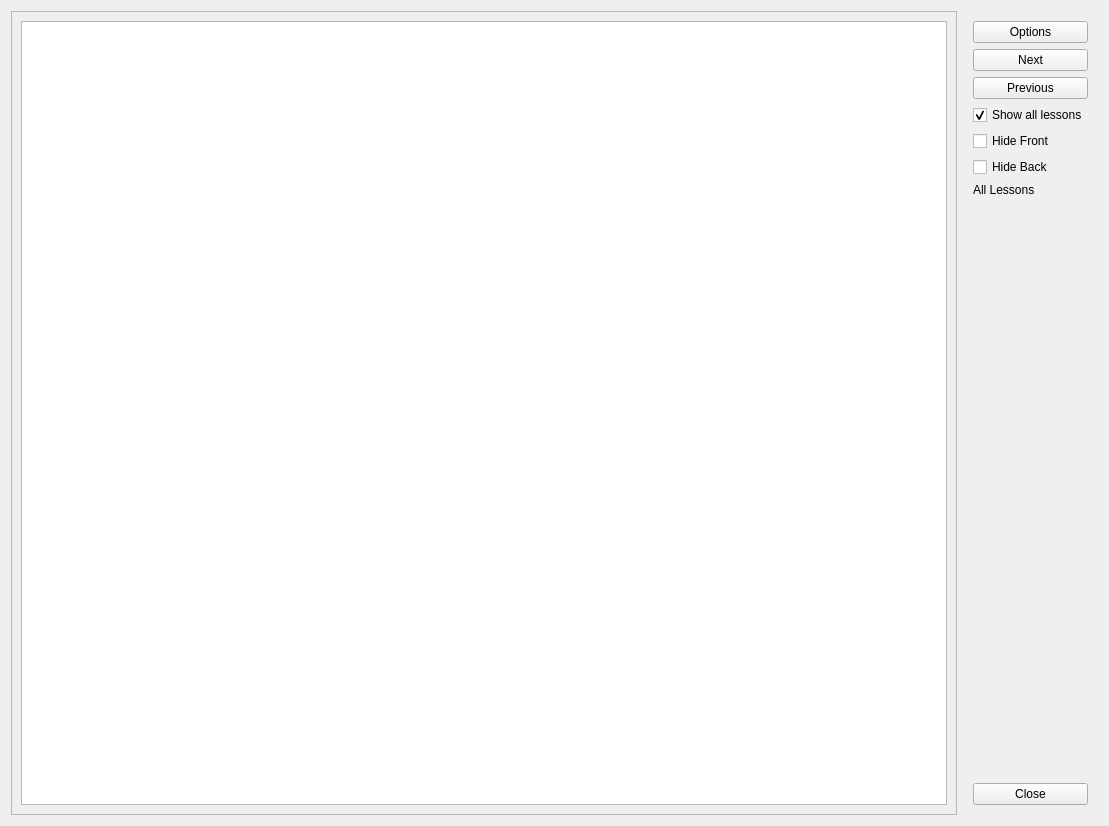
<?xml version="1.0" encoding="UTF-8"?>
<ui version="4.0">
 <class>CardList</class>
 <widget class="QWidget" name="CardList">
  <property name="geometry">
   <rect>
    <x>0</x>
    <y>0</y>
    <width>1109</width>
    <height>826</height>
   </rect>
  </property>
  <property name="windowTitle">
   <string>Form</string>
  </property>
  <layout class="QGridLayout" name="gridLayout">
   <item row="0" column="0">
    <layout class="QHBoxLayout" name="horizontalLayout_2">
     <property name="rightMargin">
      <number>0</number>
     </property>
     <item>
      <layout class="QVBoxLayout" name="verticalLayout">
       <property name="rightMargin">
        <number>0</number>
       </property>
       <item>
        <widget class="QScrollArea" name="scrollArea">
         <property name="maximumSize">
          <size>
           <width>16777215</width>
           <height>16777215</height>
          </size>
         </property>
         <property name="widgetResizable">
          <bool>true</bool>
         </property>
         <widget class="QWidget" name="scrollAreaWidgetContents">
          <property name="geometry">
           <rect>
            <x>0</x>
            <y>0</y>
            <width>959</width>
            <height>802</height>
           </rect>
          </property>
          <property name="sizePolicy">
           <sizepolicy hsizetype="Expanding" vsizetype="Expanding">
            <horstretch>0</horstretch>
            <verstretch>0</verstretch>
           </sizepolicy>
          </property>
          <property name="maximumSize">
           <size>
            <width>16777215</width>
            <height>16777215</height>
           </size>
          </property>
          <layout class="QGridLayout" name="gridLayout_2">
           <item row="0" column="0">
            <widget class="QTableWidget" name="tableWidget">
             <property name="maximumSize">
              <size>
               <width>16777215</width>
               <height>16777215</height>
              </size>
             </property>
             <property name="font">
              <font>
               <family>MS Shell Dlg 2</family>
               <pointsize>12</pointsize>
              </font>
             </property>
             <property name="autoFillBackground">
              <bool>false</bool>
             </property>
             <property name="sizeAdjustPolicy">
              <enum>QAbstractScrollArea::AdjustToContents</enum>
             </property>
             <property name="editTriggers">
              <set>QAbstractItemView::NoEditTriggers</set>
             </property>
             <property name="selectionMode">
              <enum>QAbstractItemView::NoSelection</enum>
             </property>
             <attribute name="horizontalHeaderVisible">
              <bool>false</bool>
             </attribute>
             <attribute name="verticalHeaderVisible">
              <bool>true</bool>
             </attribute>
            </widget>
           </item>
          </layout>
         </widget>
        </widget>
       </item>
      </layout>
     </item>
     <item>
      <layout class="QVBoxLayout" name="verticalLayout_2">
       <property name="leftMargin">
        <number>10</number>
       </property>
       <property name="topMargin">
        <number>10</number>
       </property>
       <property name="rightMargin">
        <number>10</number>
       </property>
       <property name="bottomMargin">
        <number>10</number>
       </property>
       <item>
        <widget class="QPushButton" name="pushButton">
         <property name="text">
          <string>Options</string>
         </property>
        </widget>
       </item>
       <item>
        <widget class="QPushButton" name="pushButton_4">
         <property name="text">
          <string>Next</string>
         </property>
        </widget>
       </item>
       <item>
        <widget class="QPushButton" name="pushButton_5">
         <property name="text">
          <string>Previous</string>
         </property>
        </widget>
       </item>
       <item>
        <widget class="QCheckBox" name="checkBox_3">
         <property name="autoFillBackground">
          <bool>false</bool>
         </property>
         <property name="text">
          <string>Show all lessons</string>
         </property>
         <property name="checked">
          <bool>true</bool>
         </property>
        </widget>
       </item>
       <item>
        <widget class="QCheckBox" name="checkBox_2">
         <property name="text">
          <string>Hide Front</string>
         </property>
        </widget>
       </item>
       <item>
        <widget class="QCheckBox" name="checkBox">
         <property name="text">
          <string>Hide Back</string>
         </property>
        </widget>
       </item>
       <item>
        <widget class="QLabel" name="lessonLabel">
         <property name="text">
          <string>All Lessons</string>
         </property>
        </widget>
       </item>
       <item>
        <layout class="QHBoxLayout" name="horizontalLayout">
         <property name="sizeConstraint">
          <enum>QLayout::SetMaximumSize</enum>
         </property>
         <property name="leftMargin">
          <number>0</number>
         </property>
         <property name="rightMargin">
          <number>0</number>
         </property>
        </layout>
       </item>
       <item>
        <spacer name="verticalSpacer">
         <property name="orientation">
          <enum>Qt::Vertical</enum>
         </property>
         <property name="sizeHint" stdset="0">
          <size>
           <width>20</width>
           <height>40</height>
          </size>
         </property>
        </spacer>
       </item>
       <item>
        <widget class="QPushButton" name="pushButton_6">
         <property name="text">
          <string>Close</string>
         </property>
        </widget>
       </item>
      </layout>
     </item>
    </layout>
   </item>
  </layout>
 </widget>
 <resources/>
 <connections/>
</ui>
